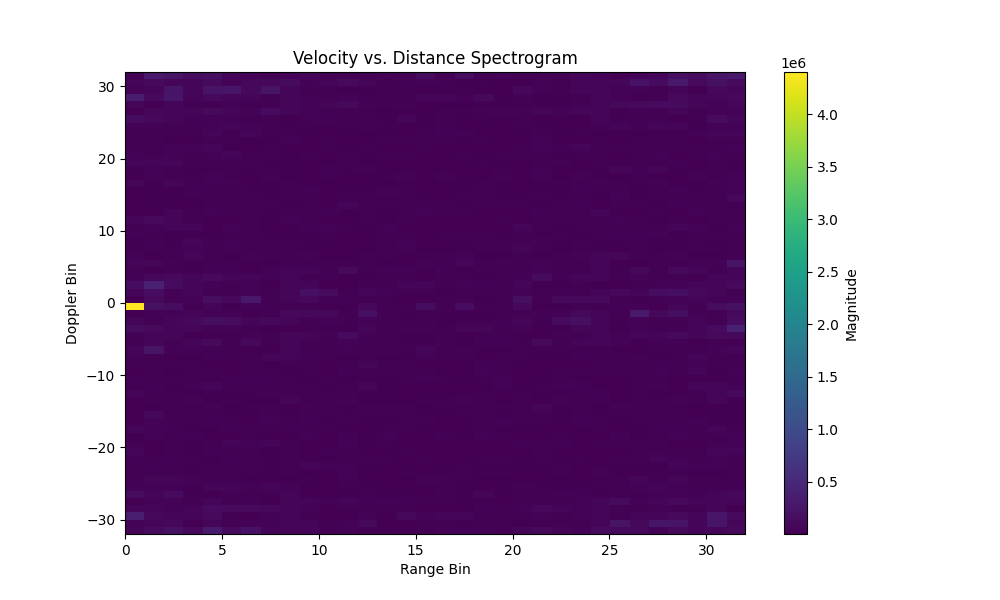
#> input picture bgt60tr13c-driver/python-utils/spectrogram.png, 1000 x 600 px; its folder holds only this picture in this run
$ python -i plot_viewer.py   (imports and definitions only)
#> lines starting #> are read from the running program, lines starting #| are printed output that depends on the picture
import serial
import numpy as np
import matplotlib.pyplot as plt
import matplotlib.animation as animation
import requests
import time

# =============================================================================
# --- Configuration ---
# =============================================================================
# !!! IMPORTANT: Change this to the correct serial port for your ESP32 !!!
SERIAL_PORT = '/dev/tty.SLAB_USBtoUART'
BAUD_RATE = 921600

# --- Radar & Plot Parameters ---
# These parameters MUST match the values in your radar_config.h
C_MPS = 299792458.0
FS_HZ = 2352941.0
PY_TC_S = 0.00005738
PY_F_BANDWIDTH_HZ = 957000000.0
N_RANGE_BINS = 512

# --- Range Calculation ---
MAX_RANGE_M = (C_MPS * FS_HZ * PY_TC_S) / (4.0 * PY_F_BANDWIDTH_HZ)
# [1 line not run here, left out]

# =============================================================================
# --- Home Assistant Configuration ---
# =============================================================================
HA_ENABLED = True # Set to False to disable Home Assistant integration
HA_URL = "http://homeassistant.local:8123"
HA_TOKEN = "lol i'm not leaking my token again"
HA_ENTITY_ID = "light.smart_multicolor_bulb"

# The time delay for turning off is now handled by the ESP32 firmware.
# This script simply reacts to the occupancy state it receives.

# =============================================================================
# --- Global Variables ---
# =============================================================================
ser = None
range_axis = np.linspace(0, MAX_RANGE_M, N_RANGE_BINS)
latest_range_profile = np.full(N_RANGE_BINS, np.nan)
latest_cfar_threshold = np.full(N_RANGE_BINS, np.nan)
latest_detected_ranges = np.array([])
latest_detected_magnitudes = np.array([])
latest_occupancy_state = False # Tracks the occupancy state from the sensor

# =============================================================================
# --- Plotting Setup ---
# =============================================================================
# [1 line not run here, left out]
fig, ax = plt.subplots(figsize=(12, 7))
line_profile, = ax.plot(range_axis, np.zeros(N_RANGE_BINS), 'g-', lw=1.0, label='Range Profile (dB)')
line_thresh, = ax.plot(range_axis, np.zeros(N_RANGE_BINS), 'y--', lw=1.5, label='CFAR Threshold (dB)')
line_targets, = ax.plot([], [], 'ro', markersize=8, label='Confirmed Detections')
# [6 lines not run here, left out]

# =============================================================================
# --- Home Assistant Control Functions ---
# =============================================================================
# [67 lines left out: functions get_home_assistant_entity_state, set_home_assistant_entity_state, connect_serial, parse_data_line, not called in this run]

def read_serial_data():
    """Reads and processes one complete data block from the ESP32."""
    global latest_range_profile, latest_cfar_threshold, latest_detected_ranges
    global latest_detected_magnitudes, latest_occupancy_state

    in_plot_block = False

    while ser and ser.is_open:
        try:
            line_bytes = ser.readline()
            if not line_bytes: return

            line = line_bytes.decode('utf-8', errors='ignore').strip()

            if "---PLOT_START---" in line:
                in_plot_block = True
                temp_profile, temp_cfar, temp_detections, temp_occupancy = None, None, None, None
                continue

            if in_plot_block:
                if line.startswith("RANGE_PROFILE_DB:"):
                    temp_profile = parse_data_line(line)
                elif line.startswith("CFAR_THRESHOLD_DB:"):
                    temp_cfar = parse_data_line(line)
                elif line.startswith("DETECTIONS_RANGES_M:"):
                    temp_detections = parse_data_line(line)
                elif line.startswith("OCCUPANCY_STATE:"):
                    try:
                        temp_occupancy = (line.strip().split(':')[1] == '1')
                    except IndexError:
                        temp_occupancy = None
                elif "---PLOT_END---" in line:
                    in_plot_block = False

                    # --- Update global data buffers ---
                    if temp_profile is not None: latest_range_profile = temp_profile
                    if temp_cfar is not None: latest_cfar_threshold = temp_cfar
                    if temp_occupancy is not None: latest_occupancy_state = temp_occupancy

                    if temp_detections is not None:
                        latest_detected_ranges = temp_detections
                        if temp_detections.size > 0:
                            # Find magnitudes for plotting the red dots
                            indices = np.searchsorted(range_axis, temp_detections)
                            indices = np.clip(indices, 0, N_RANGE_BINS - 1)
                            latest_detected_magnitudes = latest_range_profile[indices]
                        else:
                            latest_detected_magnitudes = np.array([])
                    else:
                         latest_detected_ranges = np.array([])
                         latest_detected_magnitudes = np.array([])

                    # --- Home Assistant Logic ---
                    if HA_ENABLED:
                        actual_state = get_home_assistant_entity_state()

                        # If occupancy is detected and the light is off, turn it on.
                        if latest_occupancy_state and actual_state == 'off':
                            print(f"\nINFO: Occupancy detected. Turning ON {HA_ENTITY_ID}")
                            set_home_assistant_entity_state('on')
                        # If occupancy is NOT detected and the light is on, turn it off.
                        elif not latest_occupancy_state and actual_state == 'on':
                            print(f"\nINFO: Occupancy ended. Turning OFF {HA_ENTITY_ID}")
                            set_home_assistant_entity_state('off')

                    return # Exit after processing one full block

        except serial.SerialException as e:
            print(f"Serial error: {e}. Closing port.")
            ser.close()
            break
        except Exception as e:
            print(f"An unexpected error occurred while reading serial: {e}")
            break


def update_plot(frame):
    """Animation function to update the plot."""
    read_serial_data()

    line_profile.set_ydata(latest_range_profile)
    line_thresh.set_ydata(latest_cfar_threshold)
    line_targets.set_data(latest_detected_ranges, latest_detected_magnitudes)

    # Update title with occupancy state
    occupancy_str = "YES" if latest_occupancy_state else "NO"
    ax.set_title(f'ESP32 Live Radar Data | Occupancy: {occupancy_str}')

    # Auto-scaling for Y-axis
    profile_for_scaling = latest_range_profile[10:-10]
    profile_for_scaling = profile_for_scaling[~np.isnan(profile_for_scaling)]

    if profile_for_scaling.size > 0:
        y_min = np.min(profile_for_scaling)
        y_max = np.max(profile_for_scaling)
        if np.isfinite(y_min) and np.isfinite(y_max):
            ax.set_ylim(y_min - 5, y_max + 10)

    return line_profile, line_thresh, line_targets

# =============================================================================
# --- Main Execution ---
# =============================================================================
# [19 lines not run here, left out]

>>> import cv2
>>> picture = cv2.imread('../../../python-utils/spectrogram.png', cv2.IMREAD_GRAYSCALE)
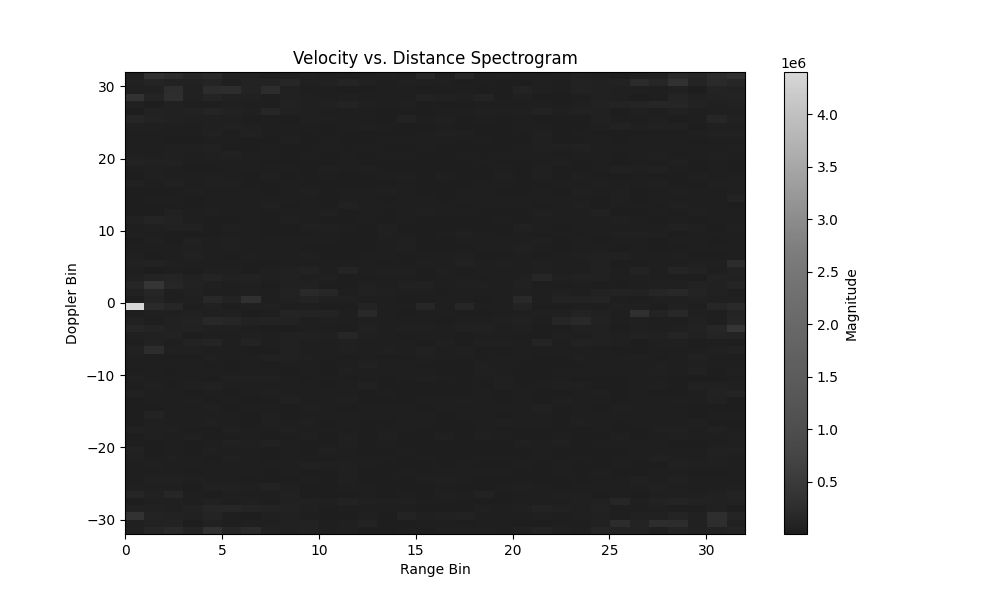
#> picture: shape (600, 1000); min 0, max 255, mean 143.8
>>> result = update_plot(picture)
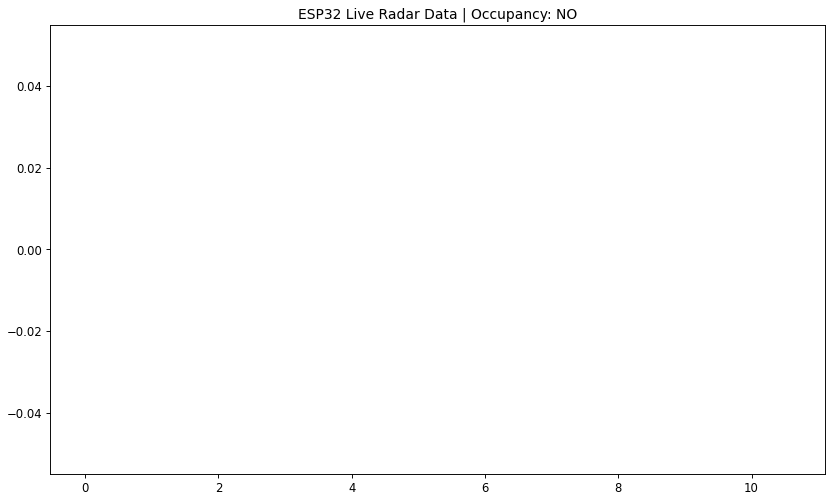
#> figure drawn by matplotlib, 1 panel
